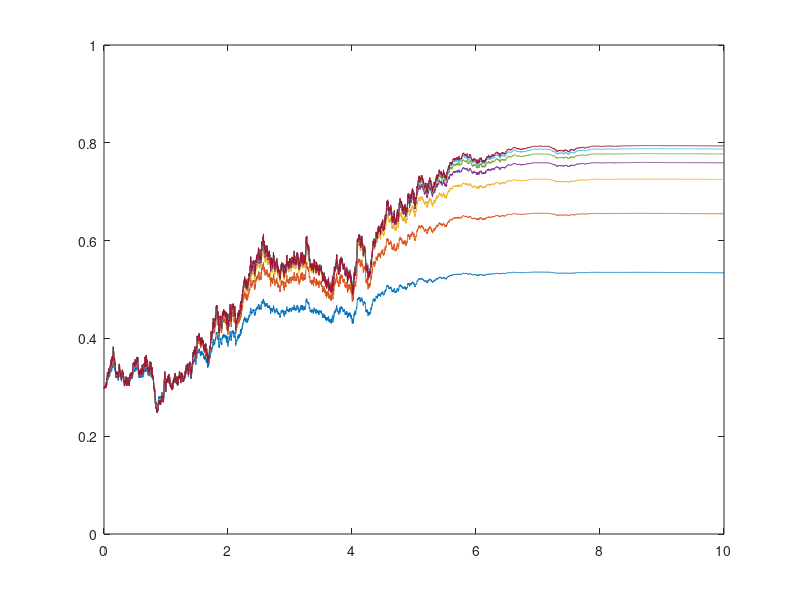

Write the MATLAB code that produced this figure. (Note: this script raises an error after producing the figure.)
%==========================================================================
%  Non-Standard Euler–Maruyama (NSEM) Scheme
%  Comparison Across Simplicial Dimensions  D = 1,...,7
%--------------------------------------------------------------------------
%  Stochastic Formulation:
%    Each compartment is driven by an independent Wiener process W_k(t).
%    The diffusion (noise) coefficients sigma_k scale the stochastic
%    perturbations applied to the corresponding transition rates beta_k for k=1,2,3.
%--------------------------------------------------------------------------
%  Non-Standard Scheme:
%    The denominator function phi = (exp(gamm*dt)-1)/gamm; replaces h in the
%    finite-difference approximation, ensuring dynamic consistency with
%    the continuous model's qualitative behaviour (positivity, boundedness)
%    at any step size.
%--------------------------------------------------------------------------
% DIMENSIONS COMPARED:
%  
%    D = 1  →  1-simplex only  (standard pairwise)
%    D = 2  →  2-simplex (triangular contagion)
%    D = 3  →  3-simplex (include tetrahedral connections too)
%    D = 4  →  4-simplex  
%    D = 5  →  5-simplex
%    D = 6  →  6-simplex
%    D = 7  →  7-simplex 
%==------------------------------------------------------------------------

clc;  
rng('default')
%% ========================================================================
%  Section 1: Simulation time settings
%  ========================================================================
%  T  : total simulation time (continuous-time units)
%  dt : discrete time step
%  N  : number of discrete time steps = T/dt
% =========================================================================

bEpidemic = true;

if bEpidemic    fname = 'Epi';  else    fname = 'noEpi';    end
T = 10;                     % simulation time
dt= 1e-3;                   % discretization step
N = int32(T/dt);            % # subintervals


%% ========================================================================
% Section 2:Model Parameters
%==========================================================================
% Parameters are fixed across all dimension runs so that differences in
%  dynamics are attributable solely to the simplicial structure.
if bEpidemic                % outbreak will spread
    gamm = 0.001;
    beta = 0.3;  beta1 = 0.3;  beta2 = 0.3;  beta3 = 0.3; beta4 = 0.3;  beta5 = 0.3;  beta6 = 0.3;
    sgma = 0.45; sgma1 = 0.35; sgma2 = 0.25; sgma3 = 0.4; sgma4 = 0.40; sgma5 = 0.40; sgma6 = 0.40;

else                        % outbreak will die out
    gamm = 0.3;
    beta = 0.3;  beta1 = 0.2;  beta2 = 0.1;  beta3 = 0.1;  beta4 = 0.1;  beta5 = 0.1;  beta6 = 0.1;
    sgma = 0.45; sgma1 = 0.35; sgma2 = 0.25; sgma3 = 0.40; sgma4 = 0.30; sgma5 = 0.25; sgma6 = 0.25; 
end
%% ======================================================================= 
% Section 3: Allocation and Initialization
% ========================================================================
% Preallocating arrays avoids dynamic memory reallocation inside the loop,
%  which is critical for performance in large-step simulations.


S = zeros(1, N+1);              % allocate arrays 
I = zeros(1, N+1);
R = zeros(1, N+1);
I_1 = zeros(1,N+1);
I_2 = I_1;  I_3 = I_1;  I_4 = I_1;  I_5 = I_1;  I_6 = I_1;  I_7 = I_1;  
                               % initialization
I_1(1)=0.3; I_2(1)=0.3; I_3(1)=0.3; I_4(1)=0.3; I_5(1) = 0.3; I_6(1)=0.3; I_7(1)=0.3;
R(1) = 0.2;
S(1) = 1-I_1(1)-R(1);
sqrt_dt = sqrt(dt);
phi = (exp(gamm*dt)-1)/gamm;    % denominator function (phi) of NSFD scheme


for k = 1:N

    dB = sqrt_dt*randn;     % Brownian motion increment
  
%% ======================================================================= 
% Section 4: Simulate S3IR model for D=1
% ========================================================================
    I_1(k+1) = I_1(k) + ( S(k)*(beta*I_1(k)) - gamm*I_1(k) )*phi ...
             + S(k)*( sgma*I_1(k) )*dB;
       
    R(k+1) = R(k) + gamm*I_1(k)*phi;
    S(k+1) = 1 - I_1(k+1) - R(k+1);
%% ======================================================================= 
% Section 5: Simulate S3IR model for D=2
% ========================================================================
    I_2(k+1) = I_2(k) +( S(k)*(beta*I_2(k)+ beta1*(I_2(k))^2) - gamm*I_2(k) )*phi ...
           + S(k)*( sgma*I_2(k)+ sgma1*(I_2(k)^2) )*dB;
    
    R(k+1) = R(k) + gamm*I_2(k)*phi;
    S(k+1) = 1 - I_2(k+1) - R(k+1);      
%% ======================================================================= 
% Section 6: Simulate S3IR model for D=3
% ========================================================================
    I_3(k+1) = I_3(k) + ( S(k)*(beta*I_3(k)+ beta1*(I_3(k))^2+ beta2*(I_3(k))^3) - gamm*I_3(k) )*phi ...
             + S(k)*( sgma*I_3(k)+ sgma1*(I_3(k)^2)+ sgma2*(I_3(k)^3) )*dB;
    
    R(k+1) = R(k) + gamm*I_3(k)*phi;
    S(k+1) = 1 - I_3(k+1) - R(k+1);
%% ======================================================================= 
% Section 7: Simulate S3IR model for D=4
% ========================================================================
    I_4(k+1) = I_4(k) + ( S(k)*(beta*I_4(k)+ beta1*(I_4(k))^2+ beta2*(I_4(k))^3+ beta3*(I_4(k))^4) - gamm*I_4(k) )*phi ...
             + S(k)*( sgma*I_4(k)+ sgma1*(I_4(k)^2)+ sgma2*(I_4(k)^3)+ sgma3*(I_4(k))^4 )*dB;
        
    R(k+1) = R(k) + gamm*I_4(k)*phi;
    S(k+1) = 1 - I_4(k+1) - R(k+1);
%% ======================================================================= 
% Section 8: Simulate S3IR model for D=5
% ========================================================================
    I_5(k+1) = I_5(k) + ( S(k)*(beta*I_5(k)+ beta1*(I_5(k))^2+ beta2*(I_5(k))^3+ beta3*(I_5(k))^4+ beta4*(I_5(k))^5) - gamm*I_5(k) )*phi ...
             + S(k)*( sgma*I_5(k)+ sgma1*(I_5(k)^2)+ sgma2*(I_5(k)^3)+ sgma3*(I_5(k))^4+ sgma4*(I_5(k))^5 )*dB;
    
    R(k+1) = R(k) + gamm*I_5(k)*phi;
    S(k+1) = 1 - I_5(k+1) - R(k+1);
%% ======================================================================= 
% Section 9: Simulate S3IR model for D=6
% ========================================================================
    I_6(k+1) = I_6(k) + ( S(k)*(beta*I_6(k)+ beta1*(I_6(k))^2+ beta2*(I_6(k))^3+ beta3*(I_6(k))^4+ beta4*(I_6(k))^5+ beta5*(I_6(k))^6) - gamm*I_6(k) )*phi ...
             + S(k)*( sgma*I_6(k)+ sgma1*(I_6(k)^2)+ sgma2*(I_6(k)^3)+ sgma3*(I_6(k))^4+ sgma4*(I_6(k))^5+ sgma5*(I_6(k))^6 )*dB;

    R(k+1) = R(k) + gamm*I_6(k)*phi;
    S(k+1) = 1 - I_6(k+1) - R(k+1);
 %% ======================================================================= 
% Section 10: Simulate S3IR model for D=7
% ========================================================================
    I_7(k+1) = I_7(k) + ( S(k)*(beta*I_7(k)+ beta1*(I_7(k))^2+ beta2*(I_7(k))^3+ beta3*(I_7(k))^4+ beta4*(I_7(k))^5+ beta5*(I_7(k))^6+ beta6*(I_7(k))^7) - gamm*I_7(k))*phi ...
             + S(k)*( sgma*I_7(k)+ sgma1*(I_7(k)^2)+ sgma2*(I_7(k)^3)+ sgma3*(I_7(k))^4+ sgma4*(I_7(k))^5+ sgma5*(I_7(k))^6+ sgma6*(I_7(k))^7 )*dB;

    R(k+1) = R(k) + gamm*I_7(k)*phi;
    S(k+1) = 1 - I_7(k+1) - R(k+1);
end

I = [I_1; I_2; I_3; I_4; I_5; I_6; I_7]';


%% =======================================================================
% Section 11: Construct plots
%=========================================================================

f = figure('visible', 'off');
plot(0:dt:T,I);
ylim([0 1])
ax = gca; ax.FontSize = 10; ax.PlotBoxAspectRatio = [1 1 1];
xlabel('$t$','Interpreter','latex', 'FontSize',15);
title('$I(t)$', 'Interpreter','latex', 'FontSize',15);
grid on;
legend('$D$=1','$D$=2','$D$=3','$D$=4','$D$=5','$D$=6','$D$=7','Interpreter','latex','FontSize',10,'location','southeast');
exportgraphics(f, strcat(fname,'_dim.png'));
